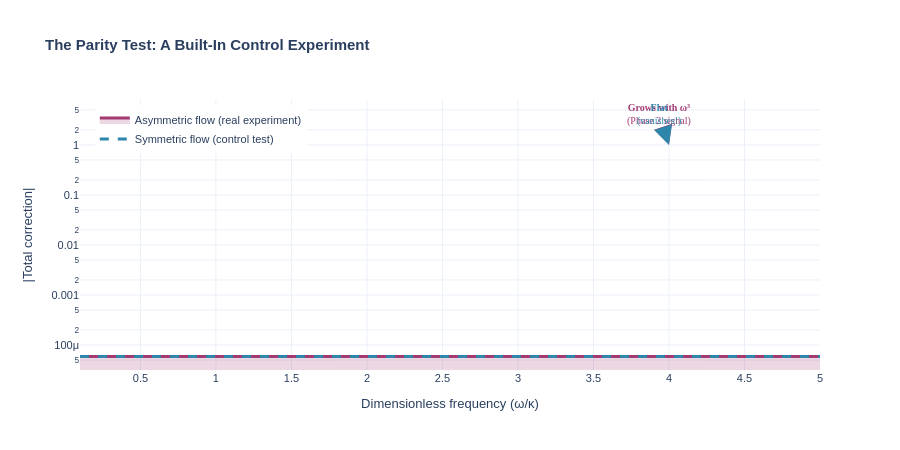

Notebook code for this chart:
### Markdown cell above
## Part 3: The Parity Test — A Built-In Control Experiment

One of Phase 2's most elegant results: **the new corrections only appear when the flow is asymmetric**.

In a real sonic black hole, the fluid flows from left to right, creating an inherent asymmetry. But imagine engineering a perfectly symmetric flow profile — flowing equally in both directions toward a central horizon. Under this symmetry:

- The first-order corrections (Phase 1) persist — they don't care about the direction
- The second-order corrections (Phase 2) **vanish completely** — they require asymmetry

This gives experimentalists a built-in control:
1. **Run A:** Asymmetric flow → observe the frequency-dependent correction
2. **Run B:** Symmetric flow → correction should disappear

If both predictions match the data, that's strong evidence the theory is correct. If they don't, we learn where the theory needs refinement.

### Code cell
# ── Figure 3: Parity test visualization ──
# Shows how Phase 2 correction vanishes under flow reversal symmetry

omega_test = np.linspace(0.1, 5.0, 200)  # Dimensionless frequency
p_steel = experiments["⁸⁷Rb (Steinhauer)"]  # Use Steinhauer as reference

# Phase 1 correction (constant, survives parity)
delta_1st = abs(p_steel["delta_diss_1st"])

# Phase 2 correction (frequency-dependent, killed by parity)
# Proportional to ω³ and depends on γ_{2,1}
amp_2nd = 500 * abs(p_steel["gamma_2_1_est"] / p_steel["kappa"])
delta_2nd = np.array([amp_2nd * (w / 2.0) ** 3 for w in omega_test])

# Asymmetric flow: both orders present
delta_asym = delta_1st + delta_2nd

# Symmetric flow: only first order survives
delta_sym = np.full_like(omega_test, delta_1st)

fig3 = go.Figure()

# Asymmetric (real black hole)
fig3.add_trace(
    go.Scatter(
        x=omega_test,
        y=np.abs(delta_asym),
        name="Asymmetric flow (real experiment)",
        line=dict(color="#A23B72", width=3),
        fill="tozeroy",
        fillcolor="rgba(162, 59, 114, 0.2)",
        hovertemplate="ω/κ = %{x:.2f}<br>|δ| = %{y:.6f}<extra></extra>",
    )
)

# Symmetric (control test)
fig3.add_trace(
    go.Scatter(
        x=omega_test,
        y=np.abs(delta_sym),
        name="Symmetric flow (control test)",
        line=dict(color="#2E86AB", width=3, dash="dash"),
        hovertemplate="ω/κ = %{x:.2f}<br>|δ| = %{y:.6f}<extra></extra>",
    )
)

fig3.update_layout(
    title_text="<b>The Parity Test: A Built-In Control Experiment</b>",
    xaxis_title="Dimensionless frequency (ω/κ)",
    yaxis_title="|Total correction|",
    template="plotly_white",
    height=450,
    font=dict(family="Arial, sans-serif", size=11),
    hovermode="x",
    yaxis=dict(type="log"),
    showlegend=True,
    legend=dict(x=0.02, y=0.98),
)

# Annotations
fig3.add_annotation(
    x=4.0,
    y=0.008,
    text="<b>Grows with ω³</b><br>(Phase 2 signal)",
    showarrow=True,
    arrowhead=2,
    arrowsize=1.5,
    arrowwidth=2.5,
    arrowcolor="#A23B72",
    font=dict(color="#A23B72", size=10, family="Arial Black"),
    xref="x",
    yref="y",
)

fig3.add_annotation(
    x=4.0,
    y=3.5e-5,
    text="<b>Flat</b><br>(vanishes!)",
    showarrow=True,
    arrowhead=2,
    arrowsize=1.5,
    arrowwidth=2.5,
    arrowcolor="#2E86AB",
    font=dict(color="#2E86AB", size=10, family="Arial Black"),
    xref="x",
    yref="y",
)

fig3.show()

### Figure 1 — Plotly figure (JSON) as saved in the notebook; plotly's stock layout.template omitted (floating-point values rounded to 4 significant figures; data arrays with more than 128 entries replaced by an {"elided": "..."} marker saying what was removed)
{"data": [{"fill": "tozeroy", "fillcolor": "rgba(162, 59, 114, 0.2)", "hovertemplate": "ω/κ = %{x:.2f}<br>|δ| = %{y:.6f}<extra></extra>", "line": {"color": "#A23B72", "width": 3}, "name": "Asymmetric flow (real experiment)", "type": "scatter", "x": {"elided": "200 float values"}, "y": {"elided": "200 float values"}}, {"hovertemplate": "ω/κ = %{x:.2f}<br>|δ| = %{y:.6f}<extra></extra>", "line": {"color": "#2E86AB", "dash": "dash", "width": 3}, "name": "Symmetric flow (control test)", "type": "scatter", "x": {"elided": "200 float values"}, "y": {"elided": "200 float values"}}], "layout": {"annotations": [{"arrowcolor": "#A23B72", "arrowhead": 2, "arrowsize": 1.5, "arrowwidth": 2.5, "font": {"color": "#A23B72", "family": "Arial Black", "size": 10}, "showarrow": true, "text": "<b>Grows with ω³</b><br>(Phase 2 signal)", "x": 4, "xref": "x", "y": 0.008, "yref": "y"}, {"arrowcolor": "#2E86AB", "arrowhead": 2, "arrowsize": 1.5, "arrowwidth": 2.5, "font": {"color": "#2E86AB", "family": "Arial Black", "size": 10}, "showarrow": true, "text": "<b>Flat</b><br>(vanishes!)", "x": 4, "xref": "x", "y": 3.5e-05, "yref": "y"}], "font": {"family": "Arial, sans-serif", "size": 11}, "height": 450, "hovermode": "x", "legend": {"x": 0.02, "y": 0.98}, "showlegend": true, "title": {"text": "<b>The Parity Test: A Built-In Control Experiment</b>"}, "xaxis": {"title": {"text": "Dimensionless frequency (ω/κ)"}}, "yaxis": {"title": {"text": "|Total correction|"}, "type": "log"}}}
